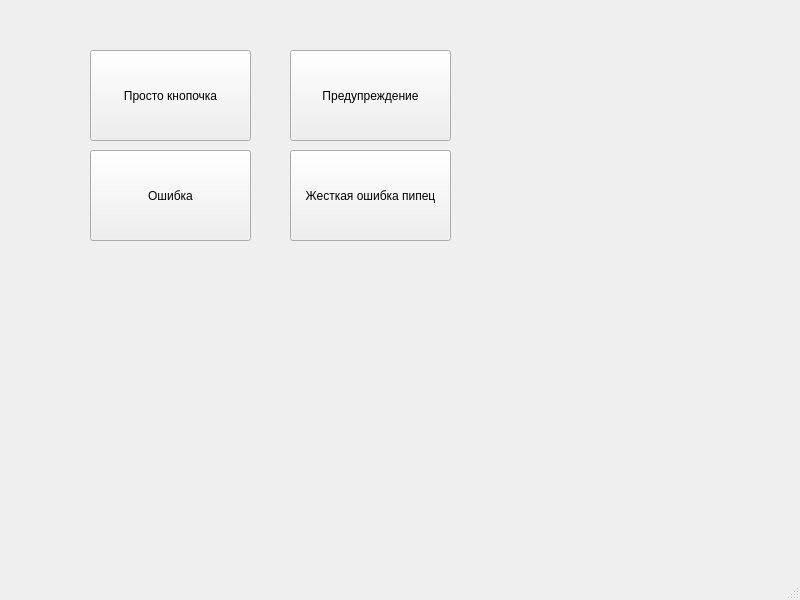
<?xml version="1.0" encoding="UTF-8"?>
<ui version="4.0">
 <class>MainWindow</class>
 <widget class="QMainWindow" name="MainWindow">
  <property name="geometry">
   <rect>
    <x>0</x>
    <y>0</y>
    <width>800</width>
    <height>600</height>
   </rect>
  </property>
  <property name="windowTitle">
   <string>MainWindow</string>
  </property>
  <widget class="QWidget" name="centralwidget">
   <widget class="QPushButton" name="pushButton_info">
    <property name="geometry">
     <rect>
      <x>90</x>
      <y>50</y>
      <width>161</width>
      <height>91</height>
     </rect>
    </property>
    <property name="text">
     <string>Просто кнопочка</string>
    </property>
   </widget>
   <widget class="QPushButton" name="pushButton_warning">
    <property name="geometry">
     <rect>
      <x>290</x>
      <y>50</y>
      <width>161</width>
      <height>91</height>
     </rect>
    </property>
    <property name="text">
     <string>Предупреждение</string>
    </property>
   </widget>
   <widget class="QPushButton" name="pushButton_critical">
    <property name="geometry">
     <rect>
      <x>290</x>
      <y>150</y>
      <width>161</width>
      <height>91</height>
     </rect>
    </property>
    <property name="text">
     <string>Жесткая ошибка пипец</string>
    </property>
   </widget>
   <widget class="QPushButton" name="pushButton_error">
    <property name="geometry">
     <rect>
      <x>90</x>
      <y>150</y>
      <width>161</width>
      <height>91</height>
     </rect>
    </property>
    <property name="text">
     <string>Ошибка</string>
    </property>
   </widget>
  </widget>
  <widget class="QMenuBar" name="menubar">
   <property name="geometry">
    <rect>
     <x>0</x>
     <y>0</y>
     <width>800</width>
     <height>21</height>
    </rect>
   </property>
  </widget>
  <widget class="QStatusBar" name="statusbar"/>
 </widget>
 <resources/>
 <connections/>
</ui>
